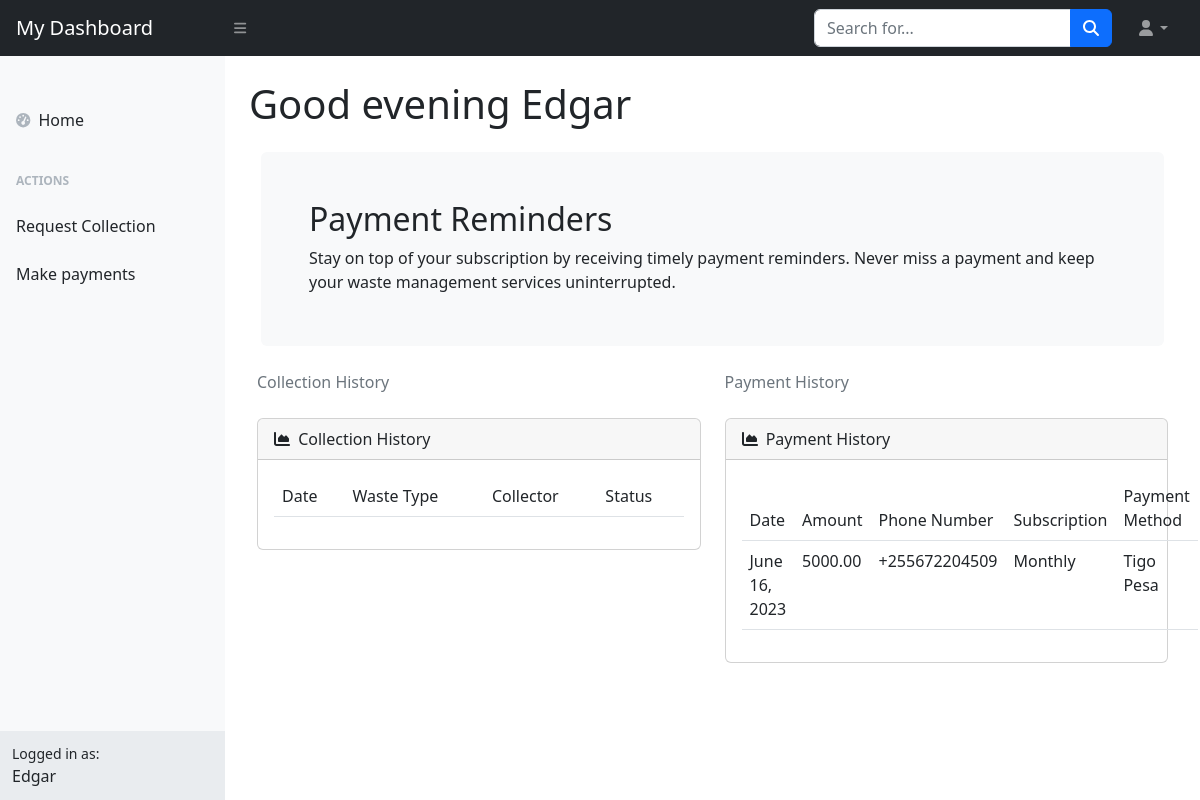
The app's page /producer_dashboard (signed in), older data.
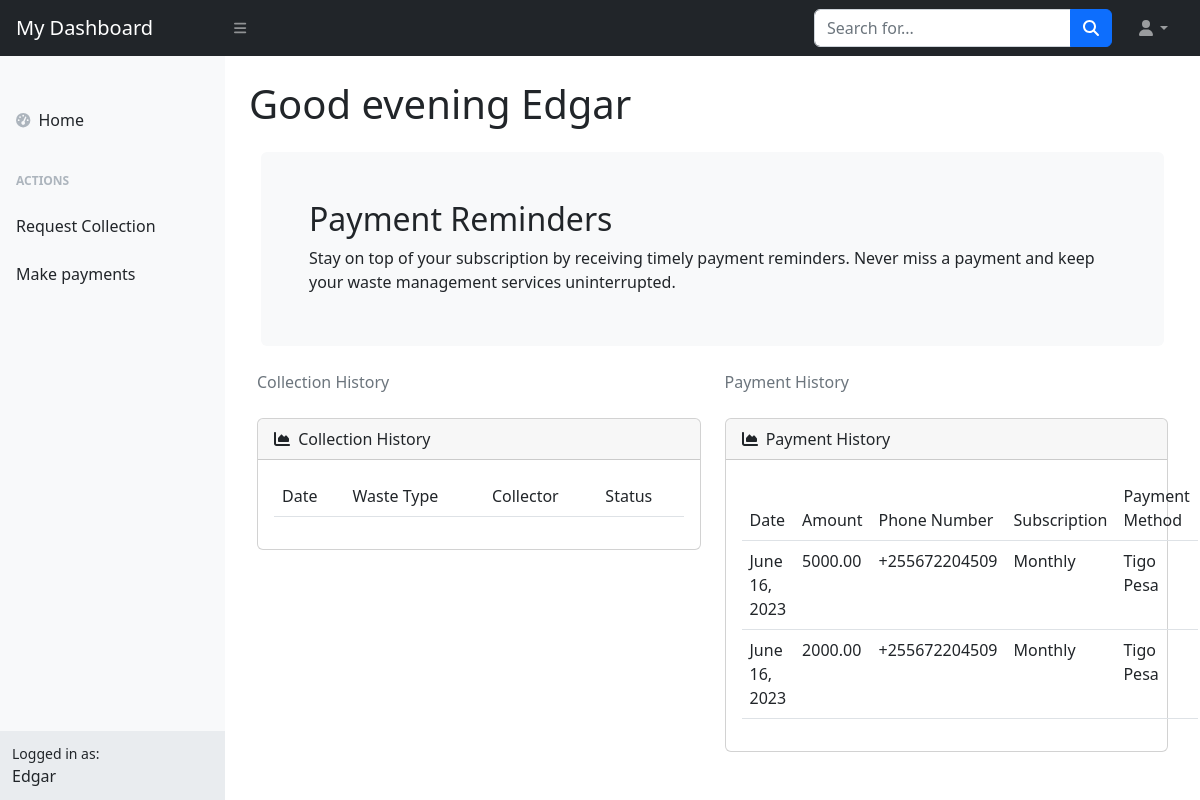
The same page, newer data.
### wms_app/models.py (models this page shows, shortened)
class Payment(models.Model):
    waste_producer = models.ForeignKey(User, on_delete=models.CASCADE)
    payment_date = models.DateField()
    amount = models.DecimalField(max_digits=8, decimal_places=2)
    status = models.BooleanField(default=False)
    phone_number = models.CharField(max_length=20, blank=True, null=True)
    payment_method = models.CharField(max_length=20, blank=True, null=True)
    payment_type = models.CharField(max_length=20, blank=True, null=True)

### wms_app/views.py (the view)
# urls.py: path('producer_dashboard', producer_dashboard_view, name='producer_dashboard'),
def producer_dashboard_view(request):
    greetings = get_greeting() + request.user.first_name
    payments = Payment.objects.filter(waste_producer=request.user)
    if len(payments) == 0:
        payments = False
    context = {'greetings': greetings, 'payments': payments}
    return render(request, 'dashboard/producer.html', context)

### wms_app/views.py (called while the page is built)
def get_greeting():
    current_hour = datetime.datetime.now().hour
    if 0 <= current_hour < 12:
        return "Good morning "
    elif 12 <= current_hour < 18:
        return "Good afternoon "
    else:
        return "Good evening "

### templates/dashboard/producer.html (shortened to what the changed rows need)
{% extends 'dashboard/base.html' %}
{% load static %}
{% block body %}
<body class="sb-nav-fixed">
    <div id="layoutSidenav">
        <div id="layoutSidenav_content">
            <main>
                <div class="container-fluid px-4">
                    <h1 class="mt-4 display-6">{{greetings}}</h1>
                    <div class="container my-4">
                        <div class="bg-light border rounded border-0 border-light d-flex flex-column justify-content-between flex-lg-row p-4 p-md-5">
                            <div class="pb-2 pb-lg-1">
                                <h2 class="mb-2 fw-light" id="banner-title"></h2>
                            </div>
                        </div>
                    </div>
                </div>
                <div class="container px-4">
                    <div class="row px-2">
                        <div class="col-xl-6">
                            <div class="card mb-4">
                                <div class="card-body">
                                    <table class="table">
                                        <thead>
                                            <tr>
                                                <td scope="col">Date</td>
                                                <td scope="col">Waste Type</td>
                                                <td scope="col">Collector</td>
                                                <td scope="col">Status</td>
                                            </tr>
                                        </thead>
                                    </table>
                                </canvas></div>
                            </div>
                        </div>
                        <div class="col-xl-6">
                            <div class="card mb-4">
                                <div class="card-body">
                                    <table class="table">
                                        <thead>
                                            <tr>
                                                <td scope="col">Date</td>
                                                <td scope="col">Amount</td>
                                                <td scope="col">Phone Number</td>
                                                <td scope="col">Subscription</td>
                                                <td scope="col">Payment Method</td>
                                            </tr>
                                        </thead>
                                        <tbody class="fw-light">
                                            {% if payments %}
                                                {% for payment in payments %}
                                                <tr>
                                                    <td>{{payment.payment_date}}</td>
                                                    <td>{{payment.amount}}</td>
                                                    <td>{{payment.phone_number}}</td>
                                                    <td>
                                                        {% if payment.payment_type == '1' %}
                                                            Monthly
                                                        {% else %}
                                                            Per Request
                                                        {% endif %}
                                                    </td>
                                                    <td>
                                                        {% if payment.payment_method == '1' %}
                                                            Tigo Pesa
                                                        {% elif payment.payment_method == '2' %}
                                                            Airtel Money
                                                        {% else %}
                                                            M-pesa
                                                        {% endif %}
                                                    </td>
                                                </tr>
                                                {% endfor %}
                                            {% else %}
                                                <tr>
                                                    <td colspan="5">No payment history</td>
                                                </tr>
                                            {% endif %}
                                        </tbody>
                                    </table>
                                </div>
                            </div>
                        </div>
                    </div>
                </div>
            </main>
        </div>
    </div>
</body>
{% endblock body %}

Row changes from the older to the newer data that the page shows:
added Payment: payment_date "June 16, 2023", amount "2000.00", phone_number "+255672204509", payment_type "Monthly", payment_method "Tigo Pesa"
